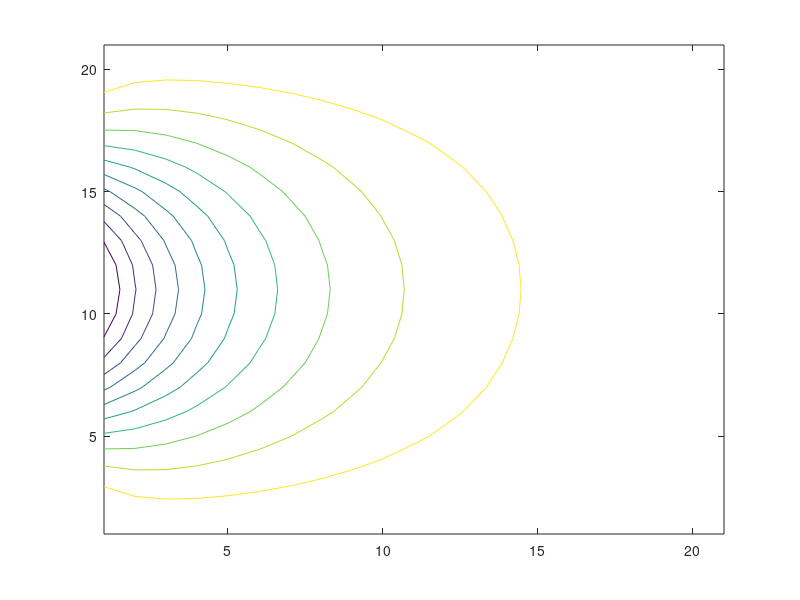
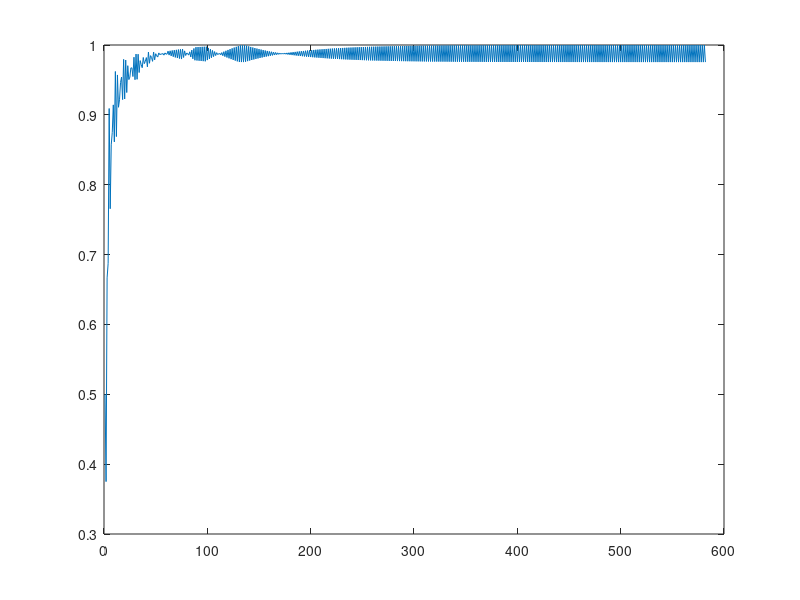

The MATLAB source for these figures, in order:

% JACOBI METHOD
clear;
h=0.05;
y=[0:.05:1]';
 
Aold=zeros(21,21);
for i=1:21
  Aold(i,21)=1;
  Aold(1,i)=1;
  Aold(21,i)=1;
  Aold(i,1)=cos(2*pi*(i*h-0.05));
end
A=zeros(21,21);
A=Aold;
error=1;
errorold=1;
itr=0;
pitr=0;
while (error > 1e-5 & itr < 10000)
   itr=itr+1;
   A(2:20,2:20)=1/4*(Aold(1:19,2:20)+Aold(3:21,2:20)+Aold(2:20,1:19)+Aold(2:20,3:21));
   errorold=error;
   error=max(max(abs(A-Aold)));
   spectral(itr)=error/errorold;
   Aold=A;
   pitr=pitr+1;
   if pitr==5
       figure(1);
       contour(A);
       pitr=0;
   end
end
 
fprintf('Jacobi Iterations %d\n',itr);
figure(1);
contour(A);
figure(2);
plot(spectral);
fprintf('Spectral Radius %f\n',mean(spectral(itr-5:itr)));
